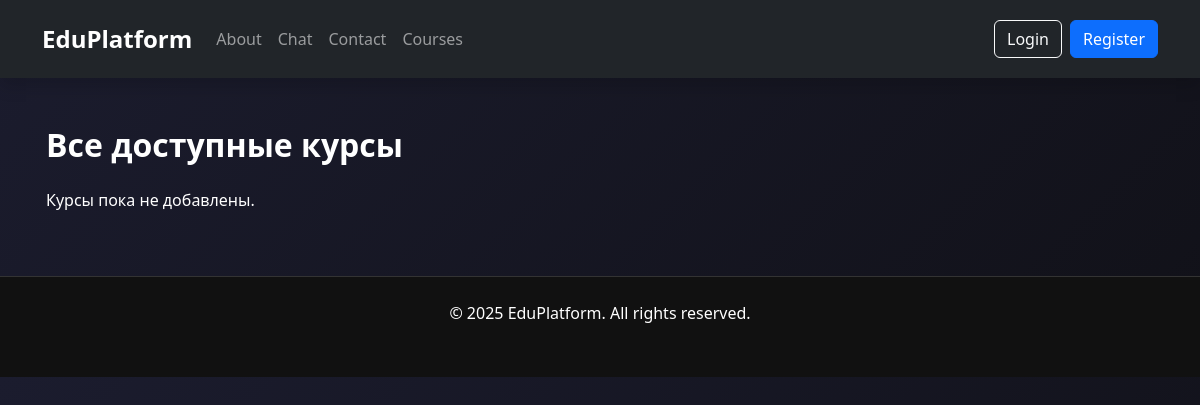
Before: /courses/ with the older database file.
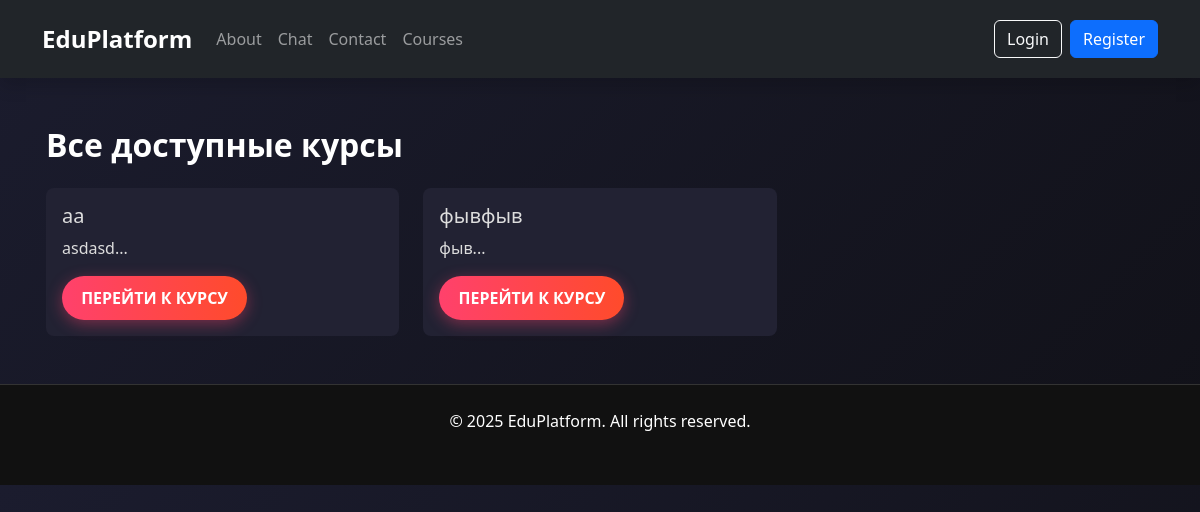
After: the same page with the newer database file.
### index/models.py (models this page shows, shortened)
class Course(models.Model):
    title = models.CharField(max_length=100)
    instructor = models.ForeignKey(
        CustomUser,
        on_delete=models.CASCADE,
        related_name='courses',
        limit_choices_to={'role': 'teacher'}
        )
    students = models.ManyToManyField(
        CustomUser,
        related_name='enrolled_courses',
        blank=True,
        limit_choices_to={'role': 'student'}
        )
    description = models.TextField()
    created_at = models.DateTimeField(auto_now_add=True)
    updated_at = models.DateTimeField(auto_now=True)

### index/views.py (the view)
# urls.py: path('courses/', courses_view, name='courses'),
def courses_view(request):
    courses = Course.objects.all()  # Получаем все курсы из базы
    return render(request, 'index/courses.html', {'courses': courses})

### templates/index/courses.html (shortened to what this page needs)
<!DOCTYPE html>
{% load static %}
<html lang="en">
<head>
  <link href="https://cdn.jsdelivr.net/npm/bootstrap@5.3.3/dist/css/bootstrap.min.css" rel="stylesheet">
</head>
<body>
<nav class="navbar navbar-expand-lg navbar-dark bg-dark py-3 shadow">
    <div class="container">
        <a class="navbar-brand fw-bold fs-4" href="{% url 'main' %}">EduPlatform</a>
        <div class="collapse navbar-collapse justify-content-between" id="navbarNav">
            <ul class="navbar-nav">
                <li class="nav-item"><a class="nav-link" href="{% url 'about' %}">About</a></li>
                <li class="nav-item"><a class="nav-link" href="{% url 'chat' %}">Chat</a></li>
                <li class="nav-item"><a class="nav-link" href="{% url 'contact' %}">Contact</a></li>
                <li class="nav-item"><a class="nav-link" href="{% url 'courses' %}">Courses</a></li>
            </ul>
            <ul class="navbar-nav">
                {% if user.is_authenticated %}
                    <li class="nav-item"><span class="nav-link">Hi, {{ user.username }}</span></li>
                    <li class="nav-item"><a class="btn btn-outline-light" href="{% url 'logout' %}">Logout</a></li>
                {% else %}
                    <li class="nav-item"><a class="btn btn-outline-light me-2" href="{% url 'login' %}">Login</a></li>
                    <li class="nav-item"><a class="btn btn-primary" href="{% url 'register' %}">Register</a></li>
                {% endif %}
            </ul>
        </div>
    </div>
</nav>
<section class="section container">
  <h2 class="section-title">Все доступные курсы</h2>
  <div class="row g-4">
    {% for course in courses %}
      <div class="col-md-4">
        <div class="course-card">
          <h5>{{ course.title }}</h5>
          <p>{{ course.description|slice:":100" }}...</p>
         <a href="{% url 'course_lessons' course.id %}" class="btn btn-gradient">Перейти к курсу</a>
        </div>
      </div>
    {% empty %}
      <p>Курсы пока не добавлены.</p>
    {% endfor %}
  </div>
</section>
<footer class="footer text-center text-white">
    <div class="container">
        <p class="mb-1">© 2025 EduPlatform. All rights reserved.</p>
        <div>
        </div>
    </div>
</footer>
</body>
</html>

Changed rows visible on the page:
added Course: title "aa", description "asdasd"
added Course: title "фывфыв", description "фыв"
Other visible differences:
text no longer shown: "Курсы пока не добавлены."
